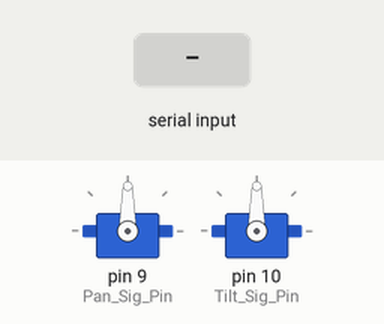
The sketch below on a simulated Arduino Uno, built with avr-gcc and run on an emulated ATmega328P. On the bench: 2 × servo. Inputs (shaded band) come from the test bench.

Above: at 1.2 s.
1.3 s: "90,45\n" received over Serial
At 1.86 s:
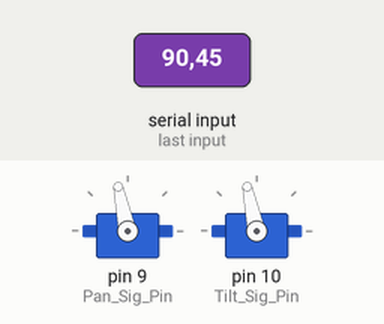
4.3 s: "1,90\n" received over Serial
At 6.6 s:
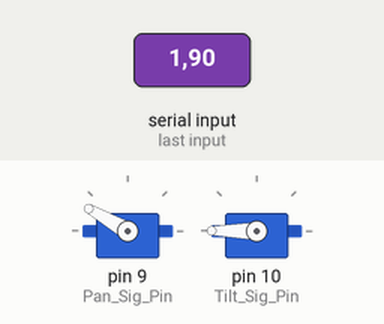
7.3 s: "30,150\n" received over Serial
At 9.2 s:
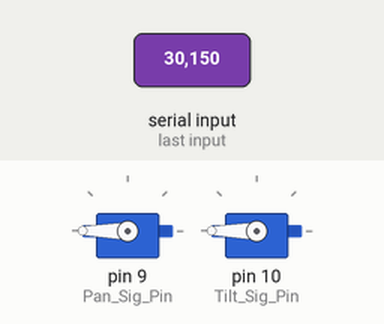
Timing chart, 0 to 25.8 s (numbered marks = the images above; inputs shaded):
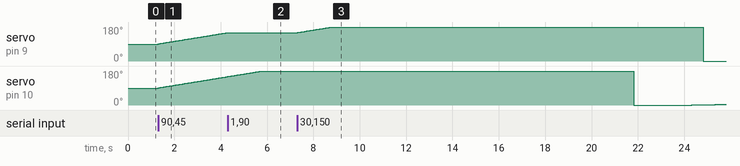

Measured:
- after the input at 1.3 s, servo on pin 9 (Pan_Sig_Pin), servo on pin 10 (Tilt_Sig_Pin): moves from 90° to 150° over 3.0 s, starting at once
- after the input at 4.3 s, servo on pin 9 (Pan_Sig_Pin): stays 150° (without the input it goes to 151° after 0.01 s)
- after the input at 7.3 s, servo on pin 9 (Pan_Sig_Pin): rises from 150° to 180° in 1.5 s, then falls to 0° in 16.1 s

The sketch:

Servo_Controller.ino
```cpp
#include <Servo.h> // Include the servo library to control our servos

Servo Pan_Servo;
Servo Tilt_Servo;
int Pan_Sig_Pin = 9;
int Tilt_Sig_Pin = 10;
int Pan_Current = 90;
int Tilt_Current = 90;
int Camera_Direction = -1; // Value that changes whther the camera is mounted upside down or not. 1 is hanging and -1 is sitting on something

String s;
int hor_error = 0; // Default the position to be in the center of the range
int vert_error = 0; // Default the position to be in the center of the range
bool is_connected = false;

int tol = 25; //The tolerance for the servo to get within to be considered centered
int Jump_Size = 1;

void setup() {
  //Attach the two servos to their respective pins
  Pan_Servo.attach(Pan_Sig_Pin);
  Tilt_Servo.attach(Tilt_Sig_Pin);

  Serial.begin(115200);
  Pan_Servo.write(90); //Default the servo to 90 degrees (Centered)
  Tilt_Servo.write(90); //Default the servo to 90 degrees (Centered)
}

void loop() {
  //Check to see if we have position data coming from the camera
  if (Serial.available()) { //Check if there is serial data to be read

    //Read the current podition of the face
    s = Serial.readStringUntil('\n'); //Read a line of data until a '\n' character is found
    hor_error = s.substring(0, s.indexOf(',')).toInt(); //Break the string where a comma is found, the first half is the horizontal position and the second part is the vertical postion
    vert_error = s.substring(s.indexOf(',') + 1).toInt(); //Grab the vertical position
  }

  //Move the horizontal first
  if (hor_error < 0 && abs(hor_error) > tol) { // If the error is negative and greater than the tolerance, it needs to move
    Pan_Current += Camera_Direction * Jump_Size; // Add jump angle to the current angle
    Pan_Servo.write(Pan_Current); // and move to that angle
  } else if (hor_error > 0 && abs(hor_error) > tol) {
    Pan_Current -= Camera_Direction * Jump_Size;
    Pan_Servo.write(Pan_Current);
  }

  //Move the vertical axis
  if (vert_error < 0 && abs(vert_error) > tol) {
    Tilt_Current += Camera_Direction * Jump_Size;
    Tilt_Servo.write(Tilt_Current);
  } else if (vert_error > 0 && abs(vert_error) > tol) {
    Tilt_Current -= Camera_Direction * Jump_Size;
    Tilt_Servo.write(Tilt_Current);
  }

  delay(50); // Delay just about the same time as a single frame to avoid jitter
}
```
